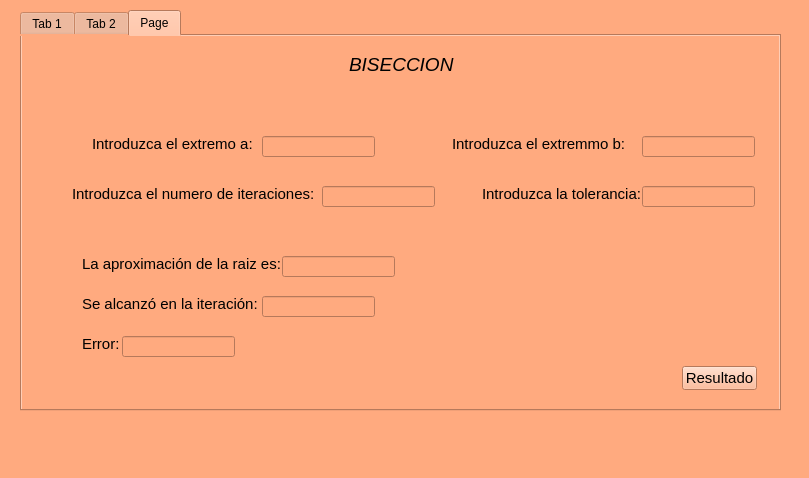
<?xml version="1.0" encoding="UTF-8"?>
<ui version="4.0">
 <class>MainWindow</class>
 <widget class="QMainWindow" name="MainWindow">
  <property name="geometry">
   <rect>
    <x>0</x>
    <y>0</y>
    <width>809</width>
    <height>478</height>
   </rect>
  </property>
  <property name="windowTitle">
   <string>MainWindow</string>
  </property>
  <property name="styleSheet">
   <string notr="true">background-color:rgb(255, 170, 127)</string>
  </property>
  <widget class="QWidget" name="centralwidget">
   <widget class="QTabWidget" name="tabWidget">
    <property name="geometry">
     <rect>
      <x>20</x>
      <y>10</y>
      <width>761</width>
      <height>401</height>
     </rect>
    </property>
    <property name="currentIndex">
     <number>2</number>
    </property>
    <property name="tabsClosable">
     <bool>false</bool>
    </property>
    <widget class="QWidget" name="tab_6">
     <attribute name="title">
      <string>Tab 1</string>
     </attribute>
     <widget class="QLabel" name="label">
      <property name="geometry">
       <rect>
        <x>250</x>
        <y>20</y>
        <width>231</width>
        <height>51</height>
       </rect>
      </property>
      <property name="font">
       <font>
        <pointsize>14</pointsize>
        <italic>true</italic>
       </font>
      </property>
      <property name="text">
       <string>FALSA POSICION</string>
      </property>
      <property name="margin">
       <number>44</number>
      </property>
      <property name="indent">
       <number>-1</number>
      </property>
      <property name="openExternalLinks">
       <bool>false</bool>
      </property>
     </widget>
     <widget class="QLabel" name="label_2">
      <property name="geometry">
       <rect>
        <x>50</x>
        <y>110</y>
        <width>161</width>
        <height>16</height>
       </rect>
      </property>
      <property name="font">
       <font>
        <pointsize>11</pointsize>
       </font>
      </property>
      <property name="text">
       <string>Introduzca el extremo a:</string>
      </property>
     </widget>
     <widget class="QLabel" name="label_3">
      <property name="geometry">
       <rect>
        <x>430</x>
        <y>100</y>
        <width>161</width>
        <height>16</height>
       </rect>
      </property>
      <property name="font">
       <font>
        <pointsize>11</pointsize>
       </font>
      </property>
      <property name="text">
       <string>Introduzca el extremo b:</string>
      </property>
     </widget>
     <widget class="QLabel" name="label_4">
      <property name="geometry">
       <rect>
        <x>40</x>
        <y>170</y>
        <width>251</width>
        <height>16</height>
       </rect>
      </property>
      <property name="font">
       <font>
        <pointsize>11</pointsize>
       </font>
      </property>
      <property name="text">
       <string>Introduzca el numero de iteraciones:</string>
      </property>
     </widget>
     <widget class="QLabel" name="label_5">
      <property name="geometry">
       <rect>
        <x>450</x>
        <y>160</y>
        <width>161</width>
        <height>20</height>
       </rect>
      </property>
      <property name="font">
       <font>
        <pointsize>11</pointsize>
       </font>
      </property>
      <property name="text">
       <string>Introduzca la tolerancia:</string>
      </property>
     </widget>
     <widget class="QLabel" name="label_6">
      <property name="geometry">
       <rect>
        <x>50</x>
        <y>220</y>
        <width>21</width>
        <height>16</height>
       </rect>
      </property>
      <property name="font">
       <font>
        <pointsize>11</pointsize>
       </font>
      </property>
      <property name="text">
       <string>XI:</string>
      </property>
     </widget>
     <widget class="QLabel" name="label_7">
      <property name="geometry">
       <rect>
        <x>50</x>
        <y>250</y>
        <width>41</width>
        <height>16</height>
       </rect>
      </property>
      <property name="font">
       <font>
        <pointsize>11</pointsize>
       </font>
      </property>
      <property name="text">
       <string>Error:</string>
      </property>
     </widget>
     <widget class="QLabel" name="label_8">
      <property name="geometry">
       <rect>
        <x>50</x>
        <y>290</y>
        <width>71</width>
        <height>16</height>
       </rect>
      </property>
      <property name="font">
       <font>
        <pointsize>11</pointsize>
       </font>
      </property>
      <property name="text">
       <string>Iteracion:</string>
      </property>
     </widget>
     <widget class="QLineEdit" name="lineEdit">
      <property name="geometry">
       <rect>
        <x>220</x>
        <y>100</y>
        <width>141</width>
        <height>21</height>
       </rect>
      </property>
     </widget>
     <widget class="QLineEdit" name="lineEdit_2">
      <property name="geometry">
       <rect>
        <x>290</x>
        <y>160</y>
        <width>121</width>
        <height>21</height>
       </rect>
      </property>
     </widget>
     <widget class="QLineEdit" name="lineEdit_3">
      <property name="geometry">
       <rect>
        <x>610</x>
        <y>90</y>
        <width>113</width>
        <height>21</height>
       </rect>
      </property>
     </widget>
     <widget class="QLineEdit" name="lineEdit_4">
      <property name="geometry">
       <rect>
        <x>610</x>
        <y>160</y>
        <width>113</width>
        <height>21</height>
       </rect>
      </property>
     </widget>
     <widget class="QLineEdit" name="lineEdit_5">
      <property name="geometry">
       <rect>
        <x>80</x>
        <y>210</y>
        <width>113</width>
        <height>21</height>
       </rect>
      </property>
     </widget>
     <widget class="QLineEdit" name="lineEdit_6">
      <property name="geometry">
       <rect>
        <x>100</x>
        <y>250</y>
        <width>113</width>
        <height>21</height>
       </rect>
      </property>
     </widget>
     <widget class="QLineEdit" name="lineEdit_7">
      <property name="geometry">
       <rect>
        <x>120</x>
        <y>290</y>
        <width>113</width>
        <height>21</height>
       </rect>
      </property>
     </widget>
     <widget class="QPushButton" name="pushButton_3">
      <property name="geometry">
       <rect>
        <x>660</x>
        <y>330</y>
        <width>75</width>
        <height>24</height>
       </rect>
      </property>
      <property name="font">
       <font>
        <pointsize>11</pointsize>
       </font>
      </property>
      <property name="text">
       <string>Resultado</string>
      </property>
     </widget>
    </widget>
    <widget class="QWidget" name="tab_2">
     <attribute name="title">
      <string>Tab 2</string>
     </attribute>
     <widget class="QLabel" name="label_9">
      <property name="geometry">
       <rect>
        <x>260</x>
        <y>30</y>
        <width>191</width>
        <height>41</height>
       </rect>
      </property>
      <property name="font">
       <font>
        <pointsize>14</pointsize>
        <italic>true</italic>
       </font>
      </property>
      <property name="text">
       <string>NEWTON ROPHSON</string>
      </property>
      <property name="indent">
       <number>9</number>
      </property>
     </widget>
     <widget class="QLabel" name="label_10">
      <property name="geometry">
       <rect>
        <x>60</x>
        <y>110</y>
        <width>121</width>
        <height>31</height>
       </rect>
      </property>
      <property name="font">
       <font>
        <pointsize>11</pointsize>
       </font>
      </property>
      <property name="text">
       <string>Ingrese la función:</string>
      </property>
     </widget>
     <widget class="QLabel" name="label_11">
      <property name="geometry">
       <rect>
        <x>400</x>
        <y>110</y>
        <width>191</width>
        <height>31</height>
       </rect>
      </property>
      <property name="font">
       <font>
        <pointsize>11</pointsize>
       </font>
      </property>
      <property name="text">
       <string>Ingrese aproximación inicial:</string>
      </property>
     </widget>
     <widget class="QLabel" name="label_12">
      <property name="geometry">
       <rect>
        <x>60</x>
        <y>160</y>
        <width>141</width>
        <height>21</height>
       </rect>
      </property>
      <property name="font">
       <font>
        <pointsize>11</pointsize>
       </font>
      </property>
      <property name="text">
       <string>Ingrese la tolerancia:</string>
      </property>
     </widget>
     <widget class="QLabel" name="label_13">
      <property name="geometry">
       <rect>
        <x>390</x>
        <y>150</y>
        <width>231</width>
        <height>31</height>
       </rect>
      </property>
      <property name="font">
       <font>
        <pointsize>11</pointsize>
       </font>
      </property>
      <property name="text">
       <string>Ingrese la cantidad de Iteraciones:</string>
      </property>
     </widget>
     <widget class="QLabel" name="label_14">
      <property name="geometry">
       <rect>
        <x>60</x>
        <y>220</y>
        <width>151</width>
        <height>31</height>
       </rect>
      </property>
      <property name="font">
       <font>
        <pointsize>11</pointsize>
       </font>
      </property>
      <property name="text">
       <string>La raíz encontrada es:</string>
      </property>
     </widget>
     <widget class="QLabel" name="label_15">
      <property name="geometry">
       <rect>
        <x>60</x>
        <y>260</y>
        <width>221</width>
        <height>21</height>
       </rect>
      </property>
      <property name="font">
       <font>
        <pointsize>11</pointsize>
       </font>
      </property>
      <property name="text">
       <string>Fue convergente en la iteración:</string>
      </property>
     </widget>
     <widget class="QLabel" name="label_16">
      <property name="geometry">
       <rect>
        <x>60</x>
        <y>300</y>
        <width>41</width>
        <height>16</height>
       </rect>
      </property>
      <property name="font">
       <font>
        <pointsize>11</pointsize>
       </font>
      </property>
      <property name="text">
       <string>Error:</string>
      </property>
     </widget>
     <widget class="QLineEdit" name="lineEdit_8">
      <property name="geometry">
       <rect>
        <x>190</x>
        <y>110</y>
        <width>113</width>
        <height>21</height>
       </rect>
      </property>
     </widget>
     <widget class="QLineEdit" name="lineEdit_9">
      <property name="geometry">
       <rect>
        <x>200</x>
        <y>160</y>
        <width>113</width>
        <height>21</height>
       </rect>
      </property>
     </widget>
     <widget class="QLineEdit" name="lineEdit_10">
      <property name="geometry">
       <rect>
        <x>600</x>
        <y>110</y>
        <width>113</width>
        <height>21</height>
       </rect>
      </property>
     </widget>
     <widget class="QLineEdit" name="lineEdit_11">
      <property name="geometry">
       <rect>
        <x>620</x>
        <y>150</y>
        <width>113</width>
        <height>21</height>
       </rect>
      </property>
     </widget>
     <widget class="QLineEdit" name="lineEdit_12">
      <property name="geometry">
       <rect>
        <x>220</x>
        <y>220</y>
        <width>113</width>
        <height>21</height>
       </rect>
      </property>
     </widget>
     <widget class="QLineEdit" name="lineEdit_13">
      <property name="geometry">
       <rect>
        <x>280</x>
        <y>260</y>
        <width>113</width>
        <height>21</height>
       </rect>
      </property>
     </widget>
     <widget class="QLineEdit" name="lineEdit_14">
      <property name="geometry">
       <rect>
        <x>100</x>
        <y>300</y>
        <width>113</width>
        <height>21</height>
       </rect>
      </property>
     </widget>
     <widget class="QPushButton" name="pushButton_2">
      <property name="geometry">
       <rect>
        <x>660</x>
        <y>330</y>
        <width>75</width>
        <height>24</height>
       </rect>
      </property>
      <property name="font">
       <font>
        <pointsize>11</pointsize>
       </font>
      </property>
      <property name="text">
       <string>Resultado</string>
      </property>
     </widget>
    </widget>
    <widget class="QWidget" name="tab_3">
     <attribute name="title">
      <string>Page</string>
     </attribute>
     <widget class="QLabel" name="label_17">
      <property name="geometry">
       <rect>
        <x>310</x>
        <y>20</y>
        <width>131</width>
        <height>16</height>
       </rect>
      </property>
      <property name="font">
       <font>
        <pointsize>14</pointsize>
        <italic>true</italic>
       </font>
      </property>
      <property name="text">
       <string>BISECCION</string>
      </property>
      <property name="indent">
       <number>17</number>
      </property>
     </widget>
     <widget class="QLabel" name="label_18">
      <property name="geometry">
       <rect>
        <x>70</x>
        <y>100</y>
        <width>161</width>
        <height>16</height>
       </rect>
      </property>
      <property name="font">
       <font>
        <pointsize>11</pointsize>
       </font>
      </property>
      <property name="text">
       <string>Introduzca el extremo a:</string>
      </property>
     </widget>
     <widget class="QLabel" name="label_19">
      <property name="geometry">
       <rect>
        <x>430</x>
        <y>100</y>
        <width>181</width>
        <height>16</height>
       </rect>
      </property>
      <property name="font">
       <font>
        <pointsize>11</pointsize>
       </font>
      </property>
      <property name="text">
       <string>Introduzca el extremmo b:</string>
      </property>
     </widget>
     <widget class="QLabel" name="label_20">
      <property name="geometry">
       <rect>
        <x>50</x>
        <y>150</y>
        <width>251</width>
        <height>16</height>
       </rect>
      </property>
      <property name="font">
       <font>
        <pointsize>11</pointsize>
       </font>
      </property>
      <property name="text">
       <string>Introduzca el numero de iteraciones:</string>
      </property>
     </widget>
     <widget class="QLabel" name="label_21">
      <property name="geometry">
       <rect>
        <x>460</x>
        <y>150</y>
        <width>161</width>
        <height>16</height>
       </rect>
      </property>
      <property name="font">
       <font>
        <pointsize>11</pointsize>
       </font>
      </property>
      <property name="text">
       <string>Introduzca la tolerancia:</string>
      </property>
     </widget>
     <widget class="QLabel" name="label_22">
      <property name="geometry">
       <rect>
        <x>60</x>
        <y>220</y>
        <width>201</width>
        <height>16</height>
       </rect>
      </property>
      <property name="font">
       <font>
        <pointsize>11</pointsize>
       </font>
      </property>
      <property name="text">
       <string>La aproximación de la raiz es:</string>
      </property>
     </widget>
     <widget class="QLabel" name="label_23">
      <property name="geometry">
       <rect>
        <x>60</x>
        <y>260</y>
        <width>181</width>
        <height>16</height>
       </rect>
      </property>
      <property name="font">
       <font>
        <pointsize>11</pointsize>
       </font>
      </property>
      <property name="text">
       <string>Se alcanzó en la iteración:</string>
      </property>
     </widget>
     <widget class="QLabel" name="label_24">
      <property name="geometry">
       <rect>
        <x>60</x>
        <y>300</y>
        <width>49</width>
        <height>16</height>
       </rect>
      </property>
      <property name="font">
       <font>
        <pointsize>11</pointsize>
       </font>
      </property>
      <property name="text">
       <string>Error:</string>
      </property>
     </widget>
     <widget class="QLineEdit" name="lineEdit_15">
      <property name="geometry">
       <rect>
        <x>240</x>
        <y>100</y>
        <width>113</width>
        <height>21</height>
       </rect>
      </property>
     </widget>
     <widget class="QLineEdit" name="lineEdit_16">
      <property name="geometry">
       <rect>
        <x>300</x>
        <y>150</y>
        <width>113</width>
        <height>21</height>
       </rect>
      </property>
     </widget>
     <widget class="QLineEdit" name="lineEdit_17">
      <property name="geometry">
       <rect>
        <x>620</x>
        <y>100</y>
        <width>113</width>
        <height>21</height>
       </rect>
      </property>
     </widget>
     <widget class="QLineEdit" name="lineEdit_18">
      <property name="geometry">
       <rect>
        <x>620</x>
        <y>150</y>
        <width>113</width>
        <height>21</height>
       </rect>
      </property>
     </widget>
     <widget class="QLineEdit" name="lineEdit_19">
      <property name="geometry">
       <rect>
        <x>260</x>
        <y>220</y>
        <width>113</width>
        <height>21</height>
       </rect>
      </property>
     </widget>
     <widget class="QLineEdit" name="lineEdit_20">
      <property name="geometry">
       <rect>
        <x>240</x>
        <y>260</y>
        <width>113</width>
        <height>21</height>
       </rect>
      </property>
     </widget>
     <widget class="QLineEdit" name="lineEdit_21">
      <property name="geometry">
       <rect>
        <x>100</x>
        <y>300</y>
        <width>113</width>
        <height>21</height>
       </rect>
      </property>
     </widget>
     <widget class="QPushButton" name="pushButton">
      <property name="geometry">
       <rect>
        <x>660</x>
        <y>330</y>
        <width>75</width>
        <height>24</height>
       </rect>
      </property>
      <property name="font">
       <font>
        <pointsize>11</pointsize>
       </font>
      </property>
      <property name="text">
       <string>Resultado</string>
      </property>
     </widget>
    </widget>
   </widget>
  </widget>
  <widget class="QMenuBar" name="menubar">
   <property name="geometry">
    <rect>
     <x>0</x>
     <y>0</y>
     <width>809</width>
     <height>22</height>
    </rect>
   </property>
  </widget>
  <widget class="QStatusBar" name="statusbar"/>
 </widget>
 <resources/>
 <connections/>
</ui>
